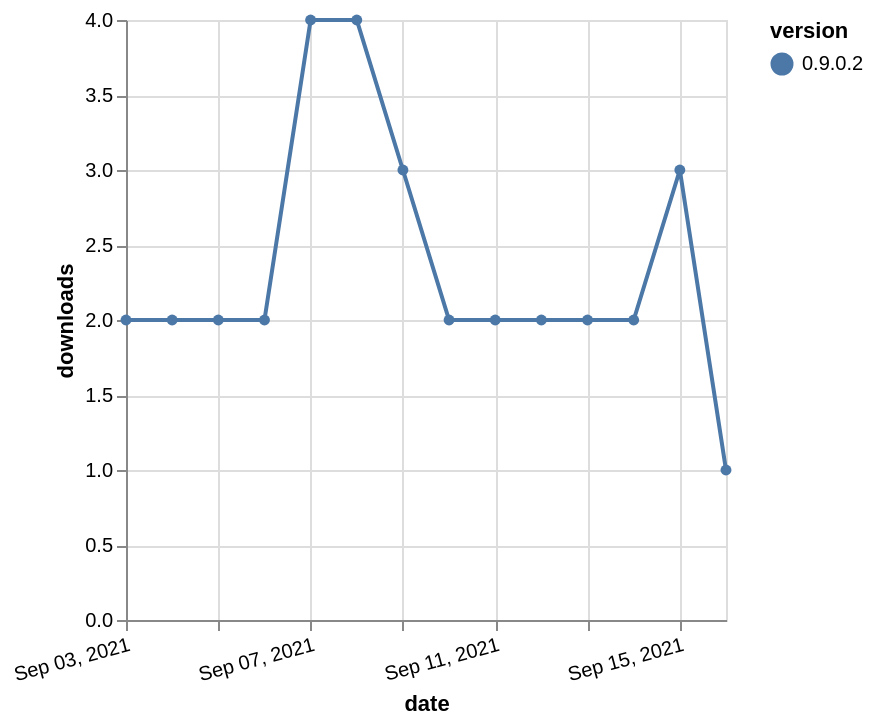

Write the Vega-Lite specification saved for this chart.
### Vega-Lite specification from a JSON file in a GitHub repository (floating-point values rounded to 4 significant figures)
{"$schema": "https://vega.github.io/schema/vega-lite/v5.json", "description": "A simple bar chart with embedded data.", "data": {"values": [{"date": "2021-09-03", "total": 726, "delta": 2, "version": "0.9.0.2"}, {"date": "2021-09-04", "total": 728, "delta": 2, "version": "0.9.0.2"}, {"date": "2021-09-05", "total": 730, "delta": 2, "version": "0.9.0.2"}, {"date": "2021-09-06", "total": 732, "delta": 2, "version": "0.9.0.2"}, {"date": "2021-09-07", "total": 736, "delta": 4, "version": "0.9.0.2"}, {"date": "2021-09-08", "total": 740, "delta": 4, "version": "0.9.0.2"}, {"date": "2021-09-09", "total": 743, "delta": 3, "version": "0.9.0.2"}, {"date": "2021-09-10", "total": 745, "delta": 2, "version": "0.9.0.2"}, {"date": "2021-09-11", "total": 747, "delta": 2, "version": "0.9.0.2"}, {"date": "2021-09-12", "total": 749, "delta": 2, "version": "0.9.0.2"}, {"date": "2021-09-13", "total": 751, "delta": 2, "version": "0.9.0.2"}, {"date": "2021-09-14", "total": 753, "delta": 2, "version": "0.9.0.2"}, {"date": "2021-09-15", "total": 756, "delta": 3, "version": "0.9.0.2"}, {"date": "2021-09-16", "total": 757, "delta": 1, "version": "0.9.0.2"}]}, "width": "container", "mark": {"type": "line", "point": {"filled": true}}, "encoding": {"x": {"field": "date", "type": "temporal", "timeUnit": "yearmonthdate", "title": "date", "axis": {"labelAngle": -15}}, "y": {"field": "delta", "type": "quantitative", "title": "downloads"}, "color": {"field": "version", "type": "nominal"}, "tooltip": {"field": "delta"}}}
